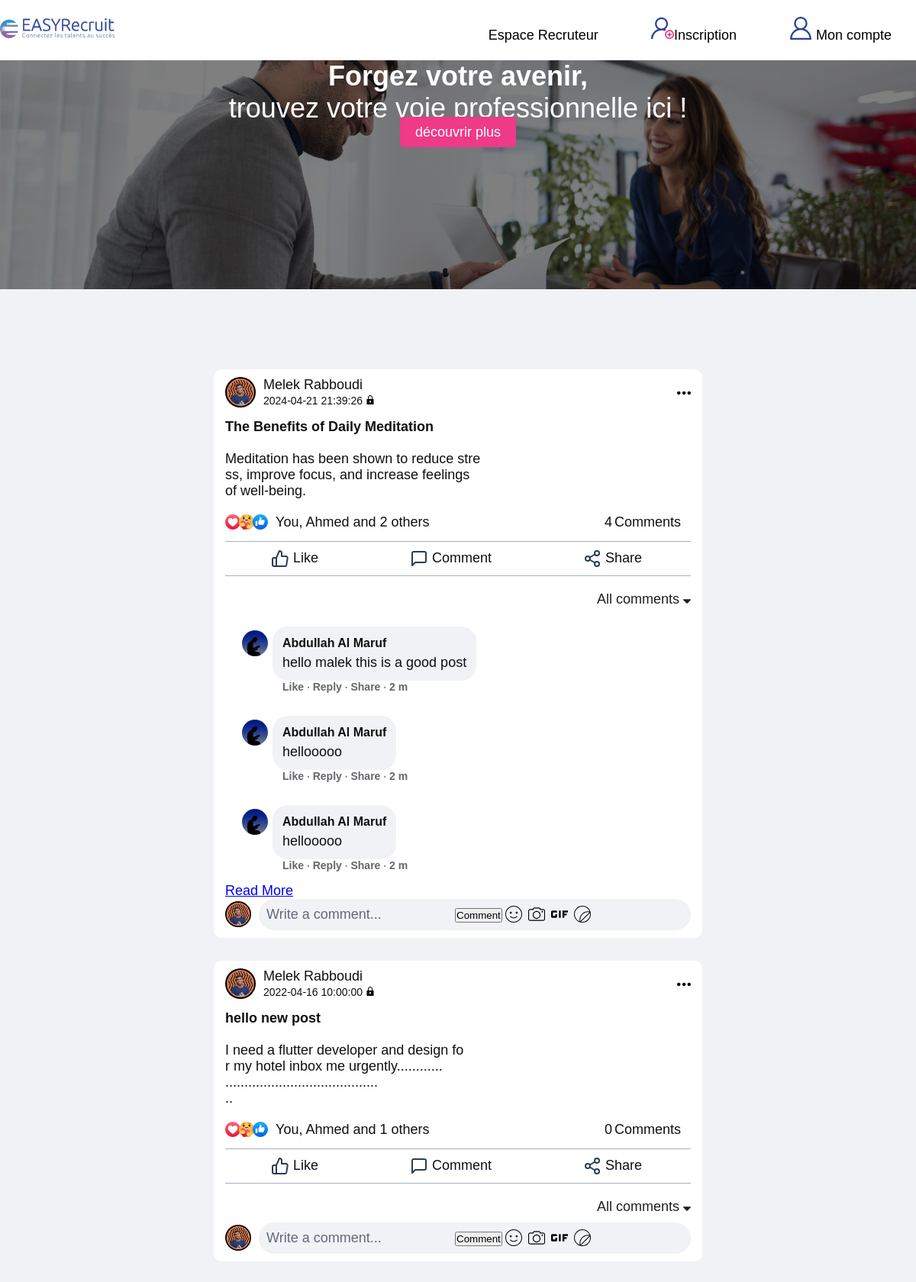
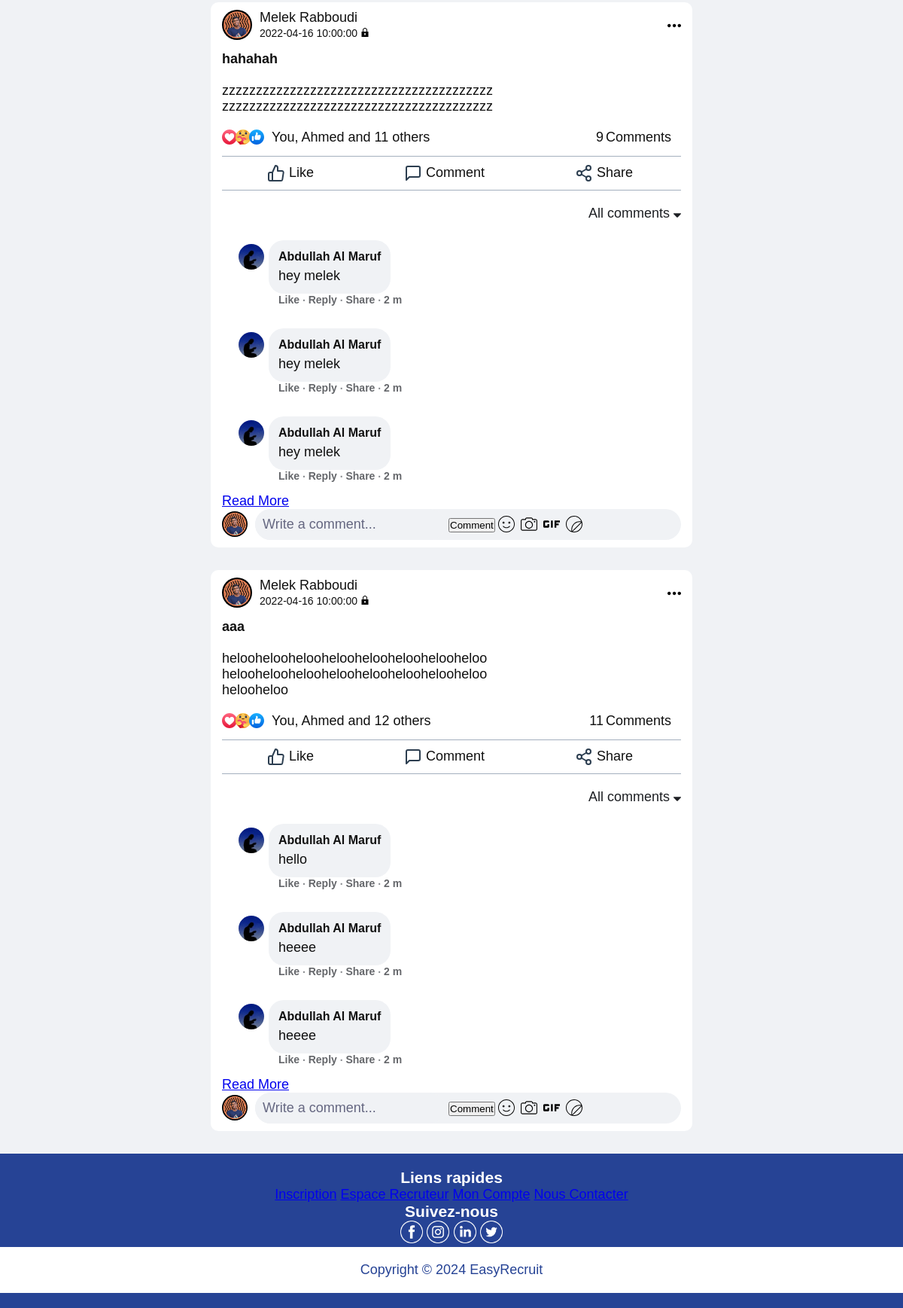
/View/FrontOffice/AfficherPosts.php, run on the app's committed database (2 pictures, top to bottom).
### tables this page shows
CREATE TABLE `post` (
  `user_id` int(11) DEFAULT NULL,
  `idPost` int(11) NOT NULL,
  `TITRE` varchar(200) NOT NULL,
  `content` varchar(200) NOT NULL,
  `Create_At` datetime DEFAULT NULL COMMENT '(DC2Type:datetime_immutable)',
  `Updated_At` datetime DEFAULT NULL COMMENT '(DC2Type:datetime_immutable)',
  `Upvote` int(11) DEFAULT NULL
);

CREATE TABLE `commentaire` (
  `id` int(11) NOT NULL,
  `user_id` int(11) DEFAULT NULL,
  `content` varchar(255) NOT NULL,
  `created_at` datetime NOT NULL COMMENT '(DC2Type:datetime_immutable)',
  `idPost` int(11) NOT NULL
);

### Controller/PostController.php (called while the page is built, shortened)
<?php
class PostController {
    static function getPosts() {
        $query = "SELECT
    idPost AS id,
    TITRE AS post_title,
    Content AS post_content,
    Create_At AS created_at,
    Updated_At AS updated_at,
    Upvote AS up_votes
FROM
    Post;
";
        $db = Connection::getConnection();
        return $db->query($query)->fetchAll();
    }
}
?>

### Controller/CommentaireController.php (called while the page is built, shortened)
<?php
include_once __DIR__ . '/../Model/CommentaireModel.php';
class CommentaireController {
    static function getCommentsByPostId(int $postId): array {
        $comments = [];
        try {
            $pdo = Connection::getConnection();
            $stmt = $pdo->prepare("SELECT * FROM commentaire WHERE idPost = :postId");
            $stmt->bindParam(':postId', $postId, PDO::PARAM_INT);
            $stmt->execute();
            $commentData = $stmt->fetchAll();
            foreach ($commentData as $row) {
                $comment = new CommentaireModel(
                    $row['user_id'],
                    $row['content'],
                    new DateTime($row['created_at']),
                    $row['idPost']
                );
                $comment->setIdComment($row['id']);
                $comments[] = $comment;
            }
        } catch (PDOException $e) {
            error_log("Error fetching comments: " . $e->getMessage());
        }
        return $comments;
    }
}

### Model/CommentaireModel.php (called while the page is built, shortened)
<?php
class CommentaireModel {
    private string $content;
    public function __construct(int $idUser, string $content, DateTime $createdAt, int $idPost)
    {
        $this->content = $content;
    }
    public function getContent(): string
    {
        return $this->content;
    }
}

### View/FrontOffice/AfficherPosts.php (the view, shortened to what this page needs)
<?php
include_once "../../Controller/PostController.php";
include_once '../../Model/CommentaireModel.php';
include_once "../../Controller/CommentaireController.php";
$posts = PostController::getPosts();
function insert_line_breaks($string, $interval) {
    $pattern = "/.{1,$interval}/";
    preg_match_all($pattern, $string, $matches);
    return implode("<br />", $matches[0]);
}
?>
<!DOCTYPE html>
<html lang="fr">
<head>
    <link rel="stylesheet" href="../Assets/reclamation.css">
    <link rel="stylesheet" href="./assets/style.css">
</head>
<body>
<header class="header-style">
    <div class="logo-header">
        <img src="../Assets/photos/EasyRecruit-logo.svg" alt="logo" width="150" height="60"/>
    </div>
    <div class="links-header">
        <a href="#" class="btn-recrut">Espace Recruteur</a>
        <a href="#" class="btn-inscri"> <img src="../Assets/photos/icon-inscription.svg" alt="Inscription" width="30" height="30">Inscription</a>
        <a href="#" class="btn-compte"> <img src="../Assets/photos/icon-compte.svg" alt="mon compte" width="30" height="30"> Mon compte</a>
    </div>
</header>
<div class="block-intro">
    <div class="overlay">
        <div class="desc-intro">
            <h1 class="desc-style">Forgez votre avenir, <br>
                <span> trouvez votre voie professionnelle ici !</span> </h1>
            <a href="../BackOffice/AddTest.php" class="btn-decouvrir">découvrir plus</a>
        </div>
    </div>
</div>
<div id="mother">
</div>
<?php
$posts = array_reverse($posts);
foreach ($posts as $index => $post) {
    $postId  = $post['id'];
    $comments = CommentaireController::getCommentsByPostId($postId);
    $commentsLength = count($comments);
    ?>
    <div class="fb-post" id="fpost0">
        <div class="top-s">
            <div class="top-info">
                <div class="profile-picture">
                    <img src="./assets/assets/profile-pic.jpg">
                </div>
                <div class="top-title">
                    <div class="profile-name">
                        <a href="#">Melek Rabboudi</a>
                    </div>
                    <div class="post-time">
                        <span> <?php echo $post['created_at']?> </span>
                        <img src="./assets/svg/lock.svg">
                    </div>
                </div>
                <div class="top-options">
                    <button>
                        <img src="./assets/svg/three_dot.svg">
                    </button>
                </div>
            </div>
            <div class="post-content">
                <strong> <?php echo $post['post_title']?> </strong><br />
                 <br />
                <?php echo insert_line_breaks($post['post_content'], 40)?>
            </div>
        </div>
        <div class="like-section">
            <div class="top-part">
                <div class="left-part">
                    <div class="react">
                        <img src="./assets/svg/love.svg" alt="">
                        <img src="./assets/svg/care.svg" alt="">
                        <img src="./assets/svg/like.svg" alt="">
                    </div>
                    <div class="id-name">
                        <p>You, Ahmed and <span> <?php echo $post['up_votes'];?></span> others</p>
                    </div>
                </div>
                <div class="right-part">
                    <p><span><?php echo $commentsLength; ?></span>Comments</p>
                </div>
            </div>
            <div class="bottom-part">
                <div class="like-btn" fpost="0">
                    <img src="./assets/svg/thumbs-up.svg" alt="">
                    <span>Like</span>
                </div>
                <div class="comment-btn" fpost="0">
                    <img src="./assets/svg/message-square.svg" alt="">
                    <span>Comment</span>
                </div>
                <div class="share-btn">
                    <img src="./assets/svg/share-2.svg" alt="">
                    <span>Share</span>
                </div>
            </div>
        </div>
        <div class="all-comments">
            <h4>All comments <img src="./assets/svg/sort-down.svg" class="all-comments-h4-i" alt=""></h4>
        </div>
            <?php
$maxCommentsToShow = 3;
$commentsToDisplay = array_slice($comments, 0, $maxCommentsToShow);
$additionalCommentsExist = count($comments) > $maxCommentsToShow;
foreach ($commentsToDisplay as $comment) {
?>
        <div class="comment-box">
            <div class="comment-container">
                <div class="comment">
                    <img src="./assets/assets/maruf.jpg" alt="" class="comment-img">
                    <div class="comment-text">
                        <div class="comment-header">
                            <p><strong>Abdullah Al Maruf</strong></p>
                        </div>
                        <p><?php echo $comment->getContent(); ?></p>
                    </div>
                </div>
                <div class="comment-lks">
                    <p>
                        <span>Like</span><span class="dot"> . </span>
                        <span>Reply</span><span class="dot"> . </span>
                        <span>Share</span><span class="dot"> . </span>
                        <span>2 m</span>
                    </p>
                </div>
            </div>
        </div>
        <?php
        }
        if ($additionalCommentsExist) {
        ?>
        <div class="read-more">
            <a href="all-comments.php?postId=<?php echo $postId; ?>">Read More</a>
        </div>
        <?php
        }
        ?>
        <div class="comment-s">
            <div class="comment-area">
                <div class="comment-profile-pic">
                    <img src="./assets/assets/profile-pic.jpg" alt="user">
                </div>
                <div class="comment-input-area">
                    <form method="post" >
                        <input type="text" placeholder="Write a comment..." id="commentaire-content" name="commentaire-content">
                        <button type="submit">Comment</button>
                    </form>
                    <div class="comment-icon">
                        <div class="icon-comment"><img src="./assets/svg/smile-1.svg" alt=""></div>
                        <div class="icon-comment"><img src="./assets/svg/camera.svg" alt=""></div>
                        <div class="icon-comment"><img src="./assets/svg/gif%20(1).svg" alt=""></div>
                        <div class="icon-comment"><img src="./assets/svg/circular-sticker.svg" alt=""></div>
                    </div>
                </div>
            </div>
        </div>
    </div>
<?php
}
?>
<footer>
    <div class="footer-container">
        <div class="footer-links">
            <h3 class="titre-footer">Liens rapides</h3>
            <div class="block-links-style">
                <a href="#" class="link-footer">Inscription</a>
                <a href="#" class="link-footer">Espace Recruteur</a>
                <a href="#" class="link-footer">Mon Compte</a>
                <a href="#" class="link-footer">Nous Contacter</a>
            </div>
        </div>
        <div class="footer-social">
            <h3 class="titre-footer">Suivez-nous</h3>
            <div class="block-links-style-rs">
                <a href="#" class="link-footer-rs"><img src="../Assets/photos/fb.png" alt="Facebook"></a>
                <a href="#" class="link-footer-rs"><img src="../Assets/photos/insta.png" alt="Instagram"></a>
                <a href="#" class="link-footer-rs"><img src="../Assets/photos/linkidin.png" alt="LinkedIn"></a>
                <a href="#" class="link-footer-rs"><img src="../Assets/photos/twitter.png" alt="Twitter"></a>
            </div>
        </div>
    </div>
    <div class="copy-right">
        <p>Copyright © 2024 EasyRecruit</p>
    </div>
</footer>
</body>

### View/Assets/reclamation.css (style rules this page uses)
body { font-family: "Poppins", sans-serif; background-color: #ffffff; color: #264395; margin: 0; }
.header-style { background-color: #ffffff; color: #000000; padding: 10px 0; text-align: center; font-family: "Poppins", sans-serif; display: flex; justify-content: space-between; align-items: center; }
.logo-header img { max-width: 700px; height: auto; }
.links-header a { color: #000000; text-decoration: none; margin: 0 10px; display: inline-block; padding: 10px 20px; border: 2px solid transparent; border-radius: 5px; transition: all 0.3s ease; }
.block-intro { position: relative; background-image: url('photos/slider-home.jpg'); background-size: cover; background-position: center; height: 300px; display: flex; justify-content: center; align-items: center; text-align: center; }
.overlay { position: absolute; top: 0; left: 0; width: 100%; height: 100%; background-color: rgba(0, 0, 0, 0.5); }
.desc-intro { z-index: 1; color: #ffffff; }
.desc-style { font-size: 36px; font-weight: bold; color: #ffffff; }
.desc-style span { font-weight: normal; }
.btn-decouvrir { color: #ffffff; background-color: #ee3a87; border: none; border-radius: 5px; padding: 10px 20px; text-decoration: none; font-size: 18px; transition: background-color 0.3s ease; }
footer { background-color: #264395; color: #ffffff; text-align: center; padding: 20px 0; font-family: "Poppins", sans-serif; }
.copy-right { background-color: #ffffff; color: #264395; padding: 20px 0; text-align: center; font-family: "Poppins", sans-serif; }
.footer-social img { width: 30px; }

### data on the page
post: Create_At "2024-04-21 21:39:26", TITRE "The Benefits of Daily Meditation", matches "Meditation has been shown to reduce stre ss, improve focus, and increase feelings of well-being.", Upvote "2", commentsLength "4"
commentaire: content "hello malek this is a good post"
commentaire: content "hellooooo"
commentaire: content "hellooooo"
post: Create_At "2022-04-16 10:00:00", TITRE "hello new post", matches "I need a flutter developer and design fo r my hotel inbox me urgently............ ........................................ ..", Upvote "1", commentsLength "0"
post: Create_At "2022-04-16 10:00:00", TITRE "hahahah", matches "zzzzzzzzzzzzzzzzzzzzzzzzzzzzzzzzzzzzzzzz zzzzzzzzzzzzzzzzzzzzzzzzzzzzzzzzzzzzzzzz", Upvote "11", commentsLength "9"
commentaire: content "hey melek"
commentaire: content "hey melek"
commentaire: content "hey melek"
post: Create_At "2022-04-16 10:00:00", TITRE "aaa", matches "helooheloohelooheloohelooheloohelooheloo helooheloohelooheloohelooheloohelooheloo helooheloo", Upvote "12", commentsLength "11"
commentaire: content "hello"
commentaire: content "heeee"
commentaire: content "heeee"
